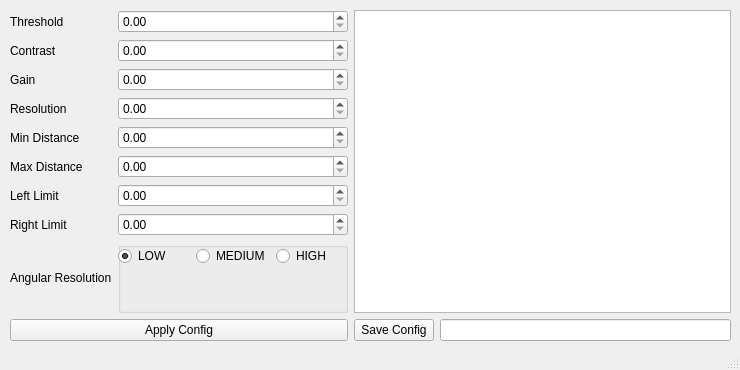
<?xml version="1.0" encoding="UTF-8"?>
<ui version="4.0">
 <class>MainWindowDesign</class>
 <widget class="QMainWindow" name="MainWindowDesign">
  <property name="geometry">
   <rect>
    <x>0</x>
    <y>0</y>
    <width>740</width>
    <height>370</height>
   </rect>
  </property>
  <property name="sizePolicy">
   <sizepolicy hsizetype="Fixed" vsizetype="Fixed">
    <horstretch>0</horstretch>
    <verstretch>0</verstretch>
   </sizepolicy>
  </property>
  <property name="windowTitle">
   <string>MainWindow</string>
  </property>
  <widget class="QWidget" name="centralwidget">
   <widget class="QWidget" name="horizontalLayoutWidget_3">
    <property name="geometry">
     <rect>
      <x>10</x>
      <y>10</y>
      <width>721</width>
      <height>331</height>
     </rect>
    </property>
    <layout class="QHBoxLayout" name="horizontalLayout_4">
     <item>
      <layout class="QVBoxLayout" name="verticalLayout">
       <item>
        <layout class="QGridLayout" name="gridLayout">
         <item row="1" column="0">
          <widget class="QLabel" name="labelContrast">
           <property name="text">
            <string>Contrast</string>
           </property>
          </widget>
         </item>
         <item row="3" column="0">
          <widget class="QLabel" name="labelGain">
           <property name="text">
            <string>Gain</string>
           </property>
          </widget>
         </item>
         <item row="4" column="0">
          <widget class="QLabel" name="labelResolution">
           <property name="text">
            <string>Resolution</string>
           </property>
          </widget>
         </item>
         <item row="5" column="0">
          <widget class="QLabel" name="labelMinDist">
           <property name="text">
            <string>Min Distance</string>
           </property>
          </widget>
         </item>
         <item row="6" column="0">
          <widget class="QLabel" name="labelMaxDist">
           <property name="text">
            <string>Max Distance</string>
           </property>
          </widget>
         </item>
         <item row="7" column="0">
          <widget class="QLabel" name="labelLeftLimit">
           <property name="text">
            <string>Left Limit</string>
           </property>
          </widget>
         </item>
         <item row="9" column="0">
          <widget class="QLabel" name="labelAngularRes">
           <property name="text">
            <string>Angular Resolution</string>
           </property>
          </widget>
         </item>
         <item row="8" column="0">
          <widget class="QLabel" name="labelRightLimit">
           <property name="text">
            <string>Right Limit</string>
           </property>
          </widget>
         </item>
         <item row="0" column="0">
          <widget class="QLabel" name="labelThreshold">
           <property name="text">
            <string>Threshold</string>
           </property>
          </widget>
         </item>
         <item row="3" column="1">
          <widget class="QDoubleSpinBox" name="spinBox_gain">
           <property name="maximum">
            <double>1.000000000000000</double>
           </property>
           <property name="singleStep">
            <double>0.010000000000000</double>
           </property>
          </widget>
         </item>
         <item row="4" column="1">
          <widget class="QDoubleSpinBox" name="spinBox_resolution"/>
         </item>
         <item row="0" column="1">
          <widget class="QDoubleSpinBox" name="spinBox_threshold"/>
         </item>
         <item row="1" column="1">
          <widget class="QDoubleSpinBox" name="spinBox_contrast"/>
         </item>
         <item row="5" column="1">
          <widget class="QDoubleSpinBox" name="spinBox_minDist"/>
         </item>
         <item row="6" column="1">
          <widget class="QDoubleSpinBox" name="spinBox_maxDist"/>
         </item>
         <item row="7" column="1">
          <widget class="QDoubleSpinBox" name="spinBox_leftLimit"/>
         </item>
         <item row="8" column="1">
          <widget class="QDoubleSpinBox" name="spinBox_rightLimit"/>
         </item>
         <item row="9" column="1">
          <widget class="QGroupBox" name="groupBox">
           <property name="minimumSize">
            <size>
             <width>230</width>
             <height>0</height>
            </size>
           </property>
           <property name="title">
            <string/>
           </property>
           <widget class="QWidget" name="">
            <property name="geometry">
             <rect>
              <x>0</x>
              <y>0</y>
              <width>230</width>
              <height>28</height>
             </rect>
            </property>
            <layout class="QHBoxLayout" name="horizontalLayout_2">
             <item>
              <widget class="QRadioButton" name="radioButton_angularResLow">
               <property name="text">
                <string>LOW</string>
               </property>
               <property name="checked">
                <bool>true</bool>
               </property>
              </widget>
             </item>
             <item>
              <widget class="QRadioButton" name="radioButton_angularResMedium">
               <property name="text">
                <string>MEDIUM</string>
               </property>
              </widget>
             </item>
             <item>
              <widget class="QRadioButton" name="radioButton_angularResHigh">
               <property name="text">
                <string>HIGH</string>
               </property>
              </widget>
             </item>
            </layout>
           </widget>
           <zorder></zorder>
           <zorder></zorder>
           <zorder></zorder>
          </widget>
         </item>
        </layout>
       </item>
       <item>
        <widget class="QPushButton" name="pushButton_applyConfig">
         <property name="text">
          <string>Apply Config</string>
         </property>
        </widget>
       </item>
      </layout>
     </item>
     <item>
      <layout class="QVBoxLayout" name="verticalLayout_2">
       <item>
        <widget class="QListWidget" name="listWidget"/>
       </item>
       <item>
        <layout class="QHBoxLayout" name="horizontalLayout_3">
         <item>
          <widget class="QPushButton" name="pushButton_saveConfig">
           <property name="text">
            <string>Save Config</string>
           </property>
          </widget>
         </item>
         <item>
          <widget class="QLineEdit" name="lineEdit_saveName"/>
         </item>
        </layout>
       </item>
      </layout>
     </item>
    </layout>
   </widget>
  </widget>
  <widget class="QStatusBar" name="statusbar"/>
 </widget>
 <resources/>
 <connections/>
</ui>
